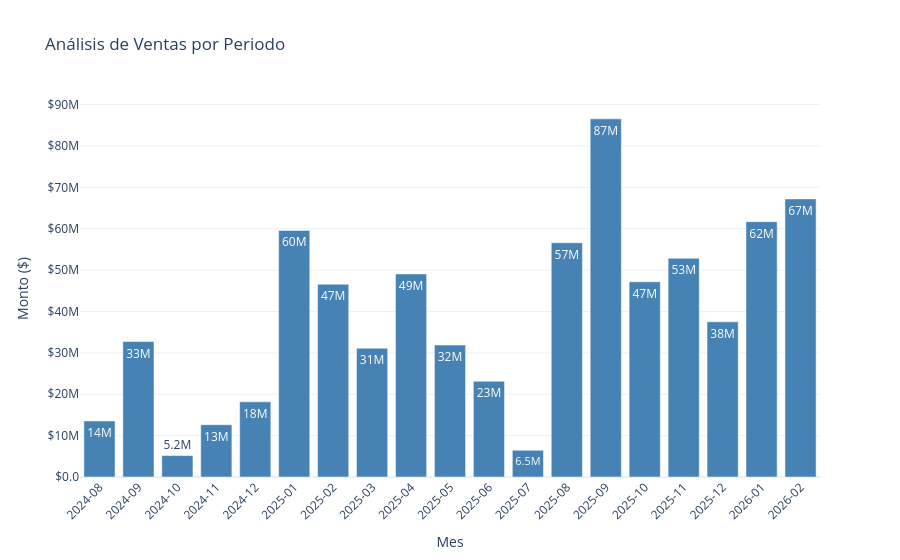

The notebook cell this image was saved under:
### Markdown cell above
### Ventas por establecimiento y mes (gráfico de líneas)

Se calcula el total de ventas agrupando por `Periodo` y `Número comprobante` (que identifica el establecimiento). El gráfico de líneas muestra la evolución mensual de cada punto de venta por separado, permitiendo detectar cuál aporta más y si hay patrones estacionales diferenciados.

### Code cell
import pandas as pd
import plotly.express as px

# 1. Resumen de ventas
resumen_mes = (
    ventas
    .groupby("Periodo")["Total"]
    .sum()
    .reset_index()
)

# Convertir a string es vital para que no lo trate como fecha continua
resumen_mes["Periodo"] = resumen_mes["Periodo"].astype(str)

# 2. Gráfico interactivo
fig = px.bar(
    resumen_mes, 
    x="Periodo", 
    y="Total",
    title="Análisis de Ventas por Periodo",
    labels={"Total": "Monto ($)", "Periodo": "Mes"},
    text_auto='.2s', 
    color_discrete_sequence=["steelblue"]
)

# 3. Personalización estética (Aquí forzamos que aparezcan todos los meses con datos)
fig.update_layout(
    xaxis_tickangle=-45,
    # ESTA LÍNEA ES LA QUE ELIMINA LOS HUECOS VACÍOS COMO DICIEMBRE:
    xaxis_type='category', 
    yaxis_tickformat="$.2s", # Cambiado a .2s para que el eje diga $80M en lugar de $80,000,000
    hovermode="x unified",
    template="plotly_white"
)

# 4. Mostrar el gráfico
fig.show()

### Figure 1 — Plotly figure (JSON) as saved in the notebook; plotly's stock layout.template omitted (floating-point values rounded to 4 significant figures)
{"data": [{"hovertemplate": "Mes=%{x}<br>Monto ($)=%{y}<extra></extra>", "legendgroup": "", "marker": {"color": "steelblue", "pattern": {"shape": ""}}, "name": "", "orientation": "v", "showlegend": false, "textposition": "auto", "texttemplate": "%{y:.2s}", "type": "bar", "x": ["2024-08", "2024-09", "2024-10", "2024-11", "2024-12", "2025-01", "2025-02", "2025-03", "2025-04", "2025-05", "2025-06", "2025-07", "2025-08", "2025-09", "2025-10", "2025-11", "2025-12", "2026-01", "2026-02"], "xaxis": "x", "y": [13550000.0, 32730000.0, 5174000.0, 12640000.0, 18160000.0, 59580000.0, 46580000.0, 31110000.0, 49070000.0, 31890000.0, 23130000.0, 6460000.0, 56600000.0, 86550000.0, 47170000.0, 52860000.0, 37510000.0, 61710000.0, 67200000.0], "yaxis": "y"}], "layout": {"barmode": "relative", "hovermode": "x unified", "legend": {"tracegroupgap": 0}, "title": {"text": "Análisis de Ventas por Periodo"}, "xaxis": {"anchor": "y", "domain": [0, 1], "tickangle": -45, "title": {"text": "Mes"}, "type": "category"}, "yaxis": {"anchor": "x", "domain": [0, 1], "tickformat": "$.2s", "title": {"text": "Monto ($)"}}}}
